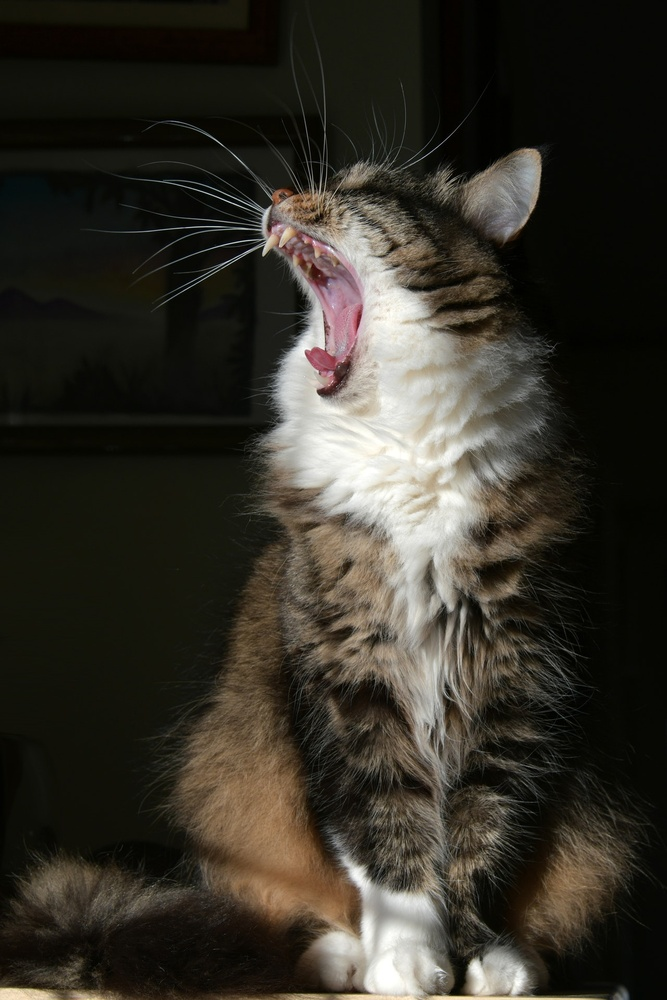
#> input picture img/img2.jpg, 667 x 1000 px, shrunk from 1280 x 1920 before the run
$ jupyter execute Global_Matting_Example_2.ipynb   (shell and % lines are left out)
#> lines starting #> are read from the running program, lines starting #| are printed output that depends on the picture; after the words box and inside, x2 and y2 are one past the last pixel; in counts of white or black regions, pixels touching at a corner belong together
[cell 1]
import numpy as np
import cv2
import matplotlib.pyplot as plt
# import plotly.express as px
import os
from  scipy import ndimage
IMAGES_FOLDER_PATH = "../img"

[cell 2]
img2 = cv2.imread(os.path.join(IMAGES_FOLDER_PATH, 'img2.jpg'))
#> img2 is the input picture: shape (1000, 667, 3); mean B, G, R 40.7, 49.3, 52.7
img2 = cv2.cvtColor(img2, cv2.COLOR_BGR2RGB)
img2_gray = cv2.imread(os.path.join(IMAGES_FOLDER_PATH, 'img2.jpg'),0)
#> img2_gray: shape (1000, 667); min 0, max 255, mean 49.4

tri2 = cv2.imread(os.path.join(IMAGES_FOLDER_PATH, 'tri2.jpg'),0)
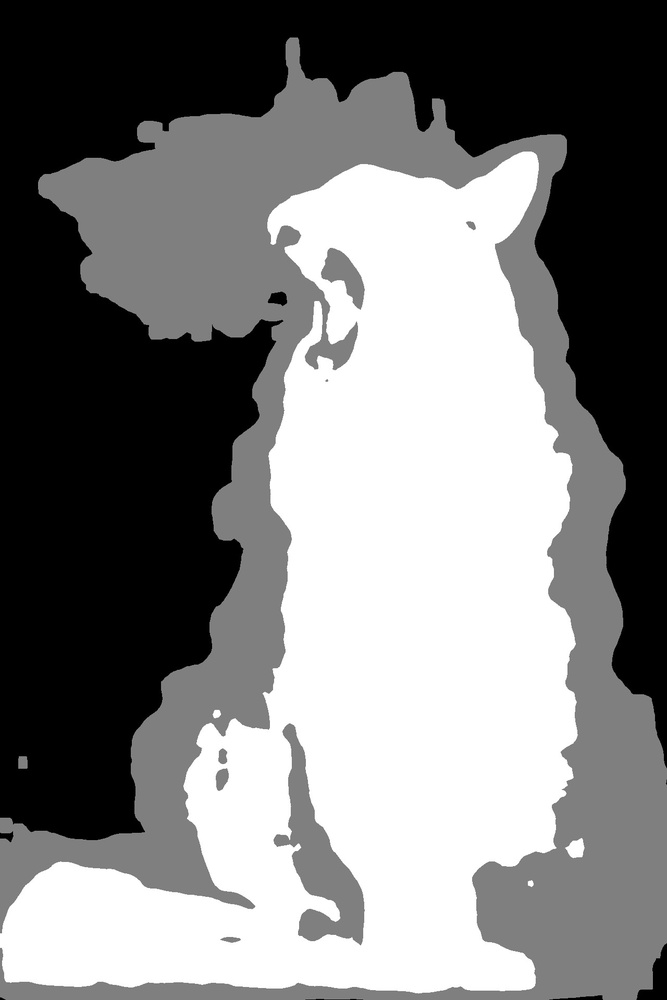
#> input picture img/tri2.jpg, 667 x 1000 px, shrunk from 1280 x 1920 before the run
#> tri2 is the input picture: shape (1000, 667); min 0, max 255, mean 126.2

print(img2.shape)
#| (1000, 667, 3)
print(tri2.shape)
#| (1000, 667)

[cell 3]
plt.figure(figsize = (20,15))

plt.subplot(131)
plt.imshow(img2)
plt.title('Original Image')
plt.subplot(132)
plt.imshow(tri2,cmap='gray')
plt.title('Trimap')
plt.subplot(133)
plt.imshow(img2_gray,cmap='gray')
plt.title('Grayscale')
plt.show()

[cell 4]
new_bg2 = cv2.imread(os.path.join(IMAGES_FOLDER_PATH, 'new_bg2.jpg'))
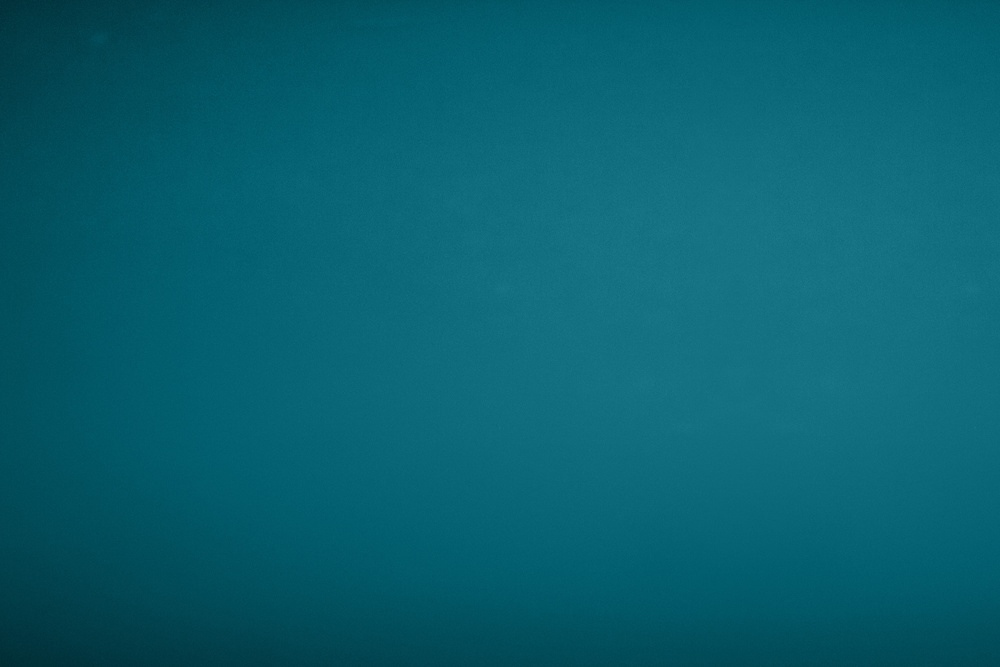
#> input picture img/new_bg2.jpg, 1000 x 667 px, shrunk from 1920 x 1280 before the run
#> new_bg2 is the input picture: shape (667, 1000, 3); mean B, G, R 111.9, 96.1, 8.3
new_bg2 = cv2.cvtColor(new_bg2, cv2.COLOR_BGR2RGB)

new_bg2 = np.rot90(new_bg2)
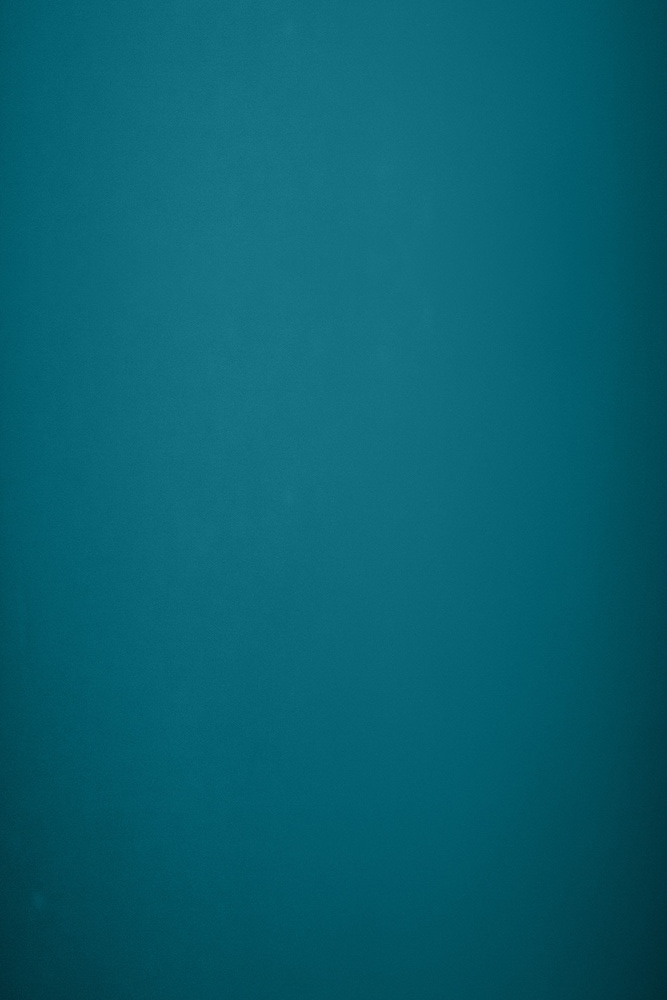
#> new_bg2: shape (1000, 667, 3); mean R, G, B 8.3, 96.1, 111.9

print(new_bg2.shape)
#| (1000, 667, 3)
plt.imshow(new_bg2)
plt.title('New Background')
plt.show()

# Global Matting

[cell 5]
mask_bg = (tri2<10)
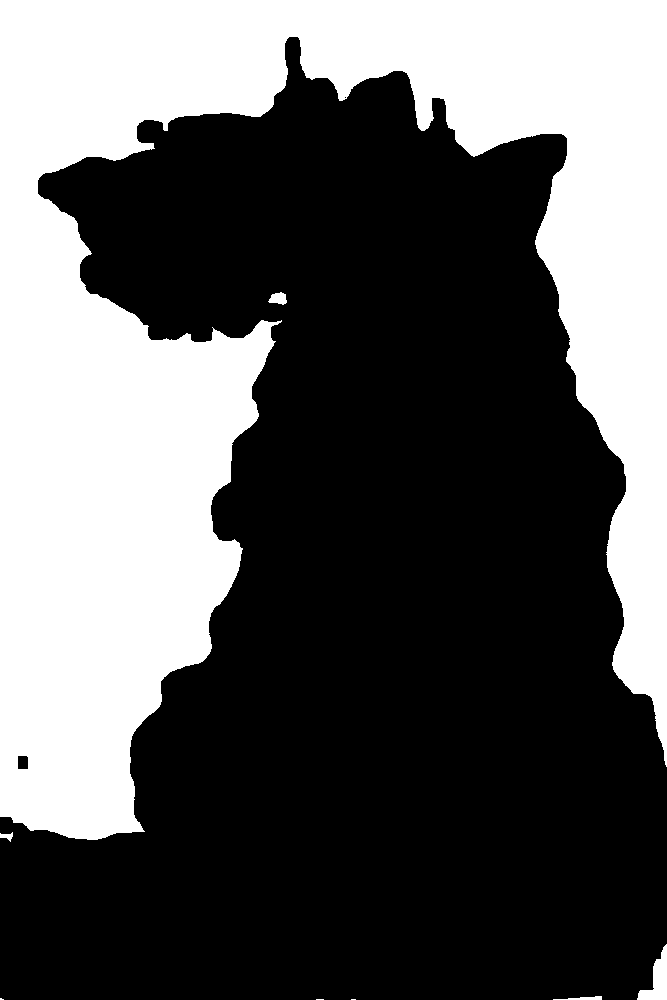
#> mask_bg: shape (1000, 667) bool; 36.7% white; 8 white regions (3 under 20 px), largest, box (x1, y1, x2, y2) and area: (0, 0, 667, 840) 243958, (637, 944, 667, 1000) 778, (268, 292, 287, 305) 168, (553, 996, 602, 1000) 112, (0, 832, 13, 842) 66
mask_fg = (tri2>245)
#> mask_fg: shape (1000, 667) bool; 35.7% white; 4 white regions, box (x1, y1, x2, y2) and area: (0, 152, 577, 993) 238049, (566, 839, 584, 858) 229, (213, 710, 221, 718) 43, (528, 881, 533, 886) 21
# mask_unknown = (np.bitwise_and(tri1>=10,tri1<=245))

mask_unknown = True ^ (mask_bg+mask_fg)
#> mask_unknown: shape (1000, 667) bool; 27.5% white; 11 white regions (3 under 20 px), largest, box (x1, y1, x2, y2) and area: (0, 37, 667, 1000) 173884, (273, 723, 365, 946) 7610, (321, 247, 365, 310) 1373

fg = img2_gray*(mask_fg)
bg = img2_gray*(mask_bg)
unknown = img2_gray*mask_unknown

[cell 6]
plt.subplot(221)
plt.imshow(mask_fg,cmap='gray')
plt.subplot(222)
plt.imshow(fg,cmap='gray')
plt.show()

plt.subplot(221)
plt.imshow(mask_bg,cmap='gray')
plt.subplot(222)
plt.imshow(bg,cmap='gray')
plt.show()

plt.subplot(221)
plt.imshow(mask_unknown,cmap='gray')
plt.subplot(222)
plt.imshow(unknown,cmap='gray')
plt.show()

[cell 7]
F = img2_gray*(mask_fg+mask_unknown)
B = img2_gray*(mask_bg+mask_unknown)

diff = F-B
diff = np.maximum(diff,0)
diff = np.minimum(diff,255)

plt.imshow(F,cmap='gray')
plt.show()
plt.imshow(B,cmap='gray')
plt.show()
# IF possible add a personal Gaussian filter in the next line
# diff = cv2.GaussianBlur(diff,(5,5),cv2.BORDER_DEFAULT)

[cell 8]
plt.imshow(diff,cmap='gray')
plt.show()

# [5 lines of commented-out code are left out]

[cell 9]
grad_y,grad_x = np.gradient(img2_gray)

# ###################### Doubtful line
diff[diff==0] = 1

d2y_alpha, _ = np.gradient(grad_y/diff)
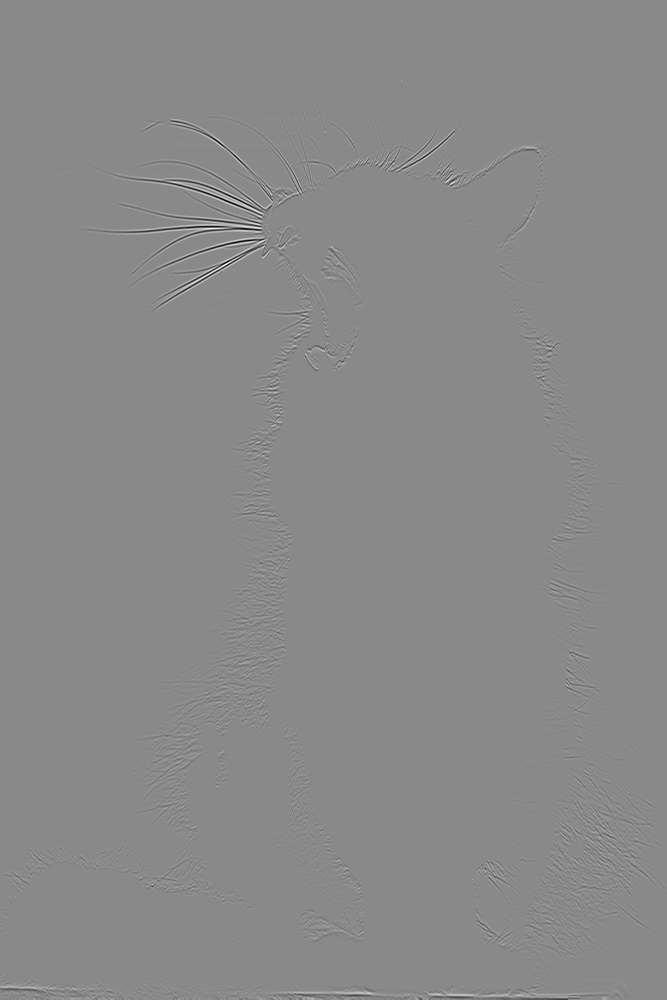
#> d2y_alpha: shape (1000, 667) float64; min -99, max 84.5, mean 0; drawn with min black and max white
_, d2x_alpha = np.gradient(grad_x/diff)

[cell 10]
d2alpha = d2y_alpha + d2x_alpha

[cell 11]
estimate_alpha = mask_fg + 0.5*mask_unknown
plt.imshow(estimate_alpha,cmap='gray')
plt.show()

plt.imshow(mask_unknown,cmap='gray')
plt.show()

[cell 12]
def alpha_matting(alpha,d2alpha,unknown_seg,num_iterations = 75, threshold = 0.2, beta = 1):
#> called with num_iterations = 50, threshold = 0.3, beta = 1.5
    old_alpha = np.zeros(alpha.shape)
    new_alpha = alpha.copy()
    h,w = alpha.shape
#> h = 1000; w = 667

    change = np.sum(np.abs(old_alpha-new_alpha))
#> change = 330120.5

    for _ in range(num_iterations):
        change = np.sum(np.abs(old_alpha-new_alpha))
        if change < threshold:
            break
        for i in range(1,h-1,1):
            for j in range(1,w-1,1):
                if unknown_seg[i,j]:
                    new_alpha[i,j] = ((beta*(new_alpha[i,j-1]+new_alpha[i-1,j]+old_alpha[i,j+1]+old_alpha[i+1,j] - d2alpha[i,j])/4) + (1-beta)*old_alpha[i,j])
#> this loop made 50 passes
#> change on passes 1 to 12: 330120.5, 820182.7, 820182.7, 820182.7, 820182.7, 820182.7, 820182.7, 820182.7, 820182.7, 820182.7, 820182.7, 820182.7
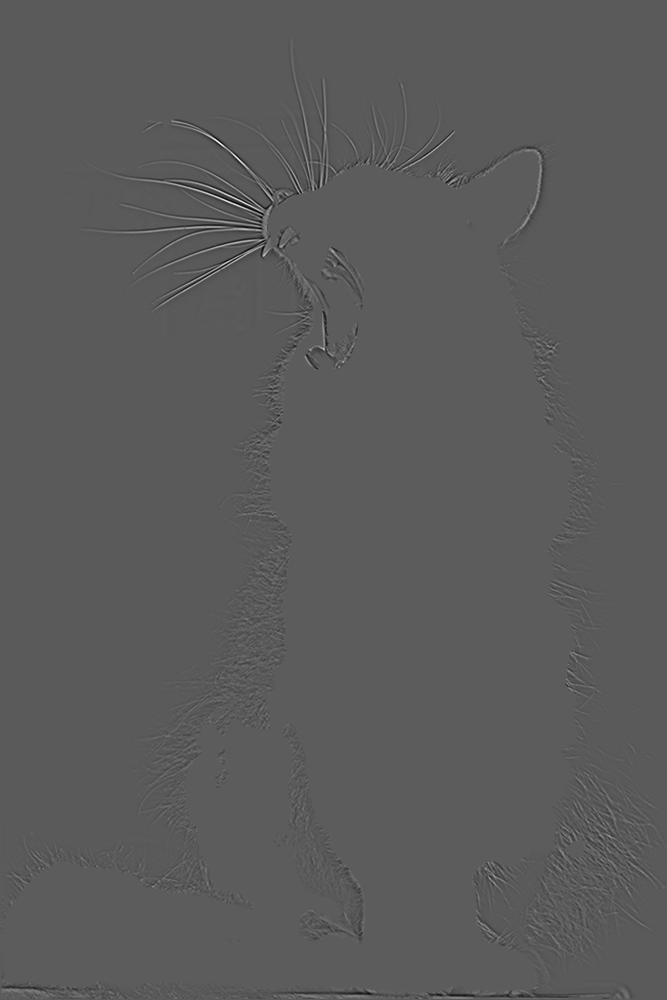
#> new_alpha: shape (1000, 667) float64; min -54.05, max 98.31, mean 0.3; drawn with min black and max white

    return new_alpha

[cell 13]
alpha_optimal = alpha_matting(estimate_alpha,d2alpha,mask_unknown,num_iterations = 50, threshold = 0.3, beta = 1.5)

alpha_optimal = np.maximum(alpha_optimal,0)
alpha_optimal = np.minimum(alpha_optimal,1)

[cell 14]
plt.imshow(alpha_optimal,cmap='gray')
plt.show()

[cell 15]
alpha_optimal = np.int64(alpha_optimal)
#> alpha_optimal: shape (1000, 667) int64; values 0 (black) and 1 (white), 41.8% white; 1438 white regions (1311 under 20 px), largest, box (x1, y1, x2, y2) and area: (0, 37, 666, 999) 264631, (151, 241, 266, 313) 543, (583, 766, 666, 848) 363
alpha_optimal = alpha_optimal/np.max(alpha_optimal)
new_img = np.zeros(new_bg2.shape)
new_img[:,:,0] = alpha_optimal*img2[:,:,0] + (1-alpha_optimal)*new_bg2[:,:,0]
new_img[:,:,1] = alpha_optimal*img2[:,:,1] + (1-alpha_optimal)*new_bg2[:,:,1]
new_img[:,:,2] = alpha_optimal*img2[:,:,2] + (1-alpha_optimal)*new_bg2[:,:,2]
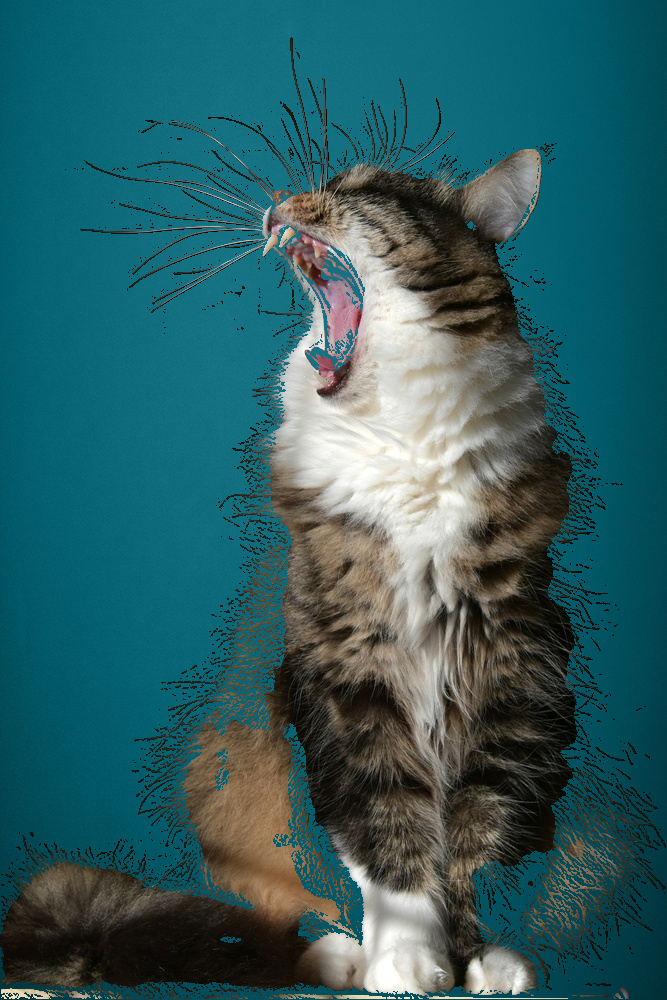
#> new_img: shape (1000, 667, 3) float64; mean R, G, B 46.7, 94.5, 98.9

plt.imshow(np.int64(new_img),cmap='gray')
plt.show()
